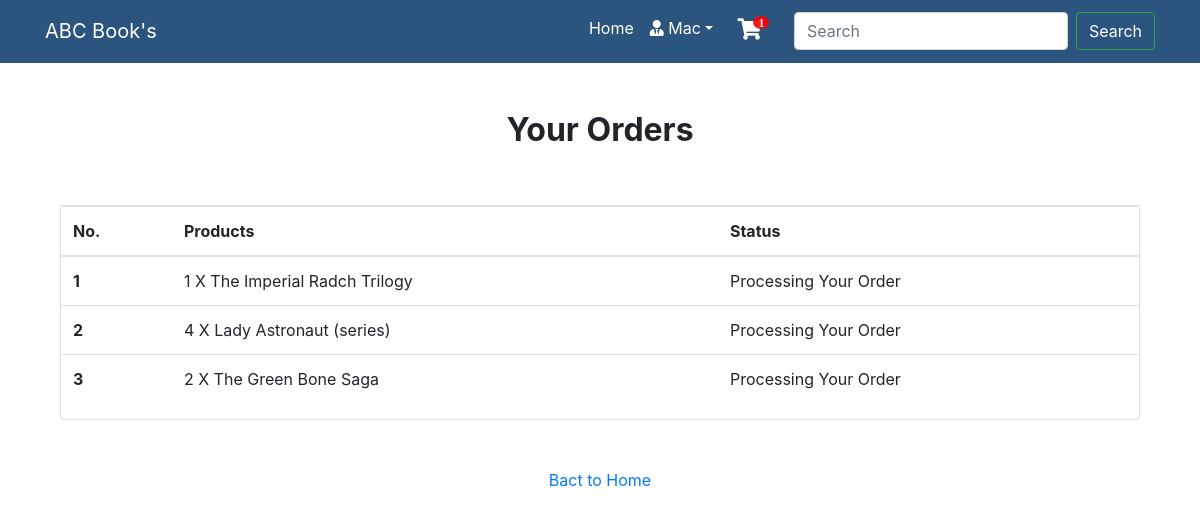
The page /payment/orders/ (signed in) on the database its author committed.
### App_Login/models.py (models this page shows, shortened)
class User(AbstractBaseUser,PermissionsMixin):
    email=models.EmailField(unique=True, null=False)
    is_staff=models.BooleanField(gettext_lazy('staff status'),default=False, help_text=gettext_lazy('Designates whether the user can log in this site'))
    is_active=models.BooleanField(gettext_lazy('active'),default=True, help_text=gettext_lazy('Designates whether this user should be treated as active . Unselected this instead of deleting accounts'))
    USERNAME_FIELD='email'
    objects=MyUserManager()

class Profile(models.Model):
    user = models.OneToOneField(User, on_delete=models.CASCADE, related_name='profile')
    username=models.CharField(max_length=264, blank=True)
    full_name=models.CharField(max_length=264, blank=True)
    address=models.TextField(max_length=300, blank=True)
    city=models.CharField(max_length=40, blank=True)
    zipcode=models.CharField(max_length=10, blank=True)
    country=models.CharField(max_length=50, blank=True)
    phone=models.CharField(max_length=20, blank=True)
    date_joined=models.DateField(auto_now_add=True)

### App_Order/models.py (models this page shows, shortened)
class Order(models.Model):
    orderItems = models.ManyToManyField(Cart)
    user = models.ForeignKey(settings.AUTH_USER_MODEL, on_delete=models.CASCADE)
    ordered = models.BooleanField(default=False)
    created = models.DateTimeField(auto_now_add=True)
    paymentId = models.CharField(max_length=264, blank=True, null=True)
    orderId = models.CharField(max_length=200, blank=True, null=True)

class Cart(models.Model):
    user = models.ForeignKey(settings.AUTH_USER_MODEL, on_delete=models.CASCADE, related_name="cart")
    item = models.ForeignKey(Product, on_delete=models.CASCADE)
    quantity = models.IntegerField(default=1)
    purchased = models.BooleanField(default=False)
    created = models.DateTimeField(auto_now_add=True)
    updatedd = models.DateTimeField(auto_now=True)
    def __str__(self):
        return f'{self.quantity} X {self.item}'

### App_Shop/models.py (models this page shows)
class Product(models.Model):
    mainimage = models.ImageField(upload_to='Products')
    name = models.CharField(max_length=264)
    category = models.ForeignKey(Category, on_delete=models.CASCADE, related_name='category', default=True, null=False)
    preview_text = models.TextField(max_length=200, verbose_name='Preview Text')
    preview_text = models.TextField(max_length=1000, verbose_name='Discription')
    price = models.FloatField()
    old_price = models.FloatField(default=0.00)
    created = models.DateTimeField(auto_now_add=True)
    def __str__(self):
        return self.name
    class Meta:
        ordering = ['-created',]

### App_payment/views.py (the view)
# urls.py: path('orders/', views.order_view, name="orders"),
@login_required
def order_view(request):
    try:
        orders = Order.objects.filter(user=request.user, ordered=True)
        context = {"orders": orders}
    except:
        messages.warning(request, "You do no have an active order")
        return redirect("App_Shop:home")
    return render(request, "App_Payment/order.html", context)

### App_Order/templatetags/cart_tag.py (called while the page is built)
@register.filter
def cart_total(user):
    order = Order.objects.filter(user=user, ordered=False)
    if order.exists():
        return order[0].orderItems.count()
    else:
        return 0

### templates/App_Payment/order.html
{% extends 'base.html' %}
{% block body_block %}
<div class="container mt-5">
  <h2 class="text-center"><strong>Your Orders</strong></h2>
  <div class="row">
    <div class="col-md-12">
      <div class="card mt-5" style="height:auto">
        <div class="table-responsive">
          <table class="table">
            <thead>
              <tr>
                <th scope="col">No.</th>
                <th scope="col">Products</th>
                <th scope="col">Status</th>
              </tr>
            </thead>
            <tbody>
              {% for order in orders %}
              <tr>
                <th scope="row">{{ forloop.counter }}</th>
                <td>
                  {% for item in order.orderItems.all %}
                   {{item}} <br>
                   {% endfor %}
                </td>
                <td><span class="">Processing Your Order</span></td>
              </tr>
              {% endfor %}
            </tbody>
          </table>
        </div>
      </div>
    </div>
    <div class="col-md-12 my-5 text-center">
      <a href="{% url 'App_Shop:home' %}">Bact to Home</a>
    </div>
  </div>
</div>
{% endblock %}

### templates/navbar.html (shortened to what this page needs)
{% load cart_tag %}
<link href="https://use.fontawesome.com/releases/v5.0.1/css/all.css" rel="stylesheet">
<nav class="navbar navbar-light navbar-expand-lg  "  style="background-color: #2B547E;">
  <div class="container">
    <a class="navbar-brand text-white" href="{% url 'App_Shop:home' %}">ABC Book's</a>
    <div class="collapse navbar-collapse" id="navbarNav">
      <ul class="navbar-nav ml-auto">
      {% if request.user.is_authenticated %}
      <li class="nav-item">
        <a class="nav-link text-white" href="{% url 'App_Shop:home' %}"   >Home</a>
      </li>
        <li class="nav-item dropdown">
          <a class="nav-link dropdown-toggle text-white" href="#" id="navbarDropdown" role="button" data-toggle="dropdown" aria-haspopup="true" aria-expanded="false"><i class="fas fa-user-tie"></i> {{request.user.profile.username}}</a>
        </li>
        <li class="nav-item ">
          <a href="{% url 'App_Order:cart' %}" class="nav-link">
              <i class="fa badge fa-lg text-white" value={{ request.user | cart_total }}>&#xf07a;</i>
          </a>
        </li>
        <form class="form-inline " action="{% url 'search' %}" method="POST">
          <input class="form-control mr-sm-2" type="search" placeholder="Search" aria-label="Search" type="text" name="name">
          <input class="btn btn-outline-success my-2 my-sm-0 text-white" type="submit" name="submit" value="Search">
      </form>
      {% endif %}
      </ul>
    </div>
  </div>
</nav>

### templates/base.html (style rules this page uses)
.card { height: 350px; }

### templates/navbar.html (style rules this page uses)
.badge:after { content:attr(value); font-size:12px; color: #fff; background: red; border-radius:50%; padding: 0 5px; position:relative; left:-8px; top:-10px; opacity:0.9; }

### rows shown on the page
User: user.profile.username "Mac"
Cart: quantity+item "1 X The Imperial Radch Trilogy"
Cart: quantity+item "4 X Lady Astronaut (series)"
Cart: quantity+item "2 X The Green Bone Saga"
